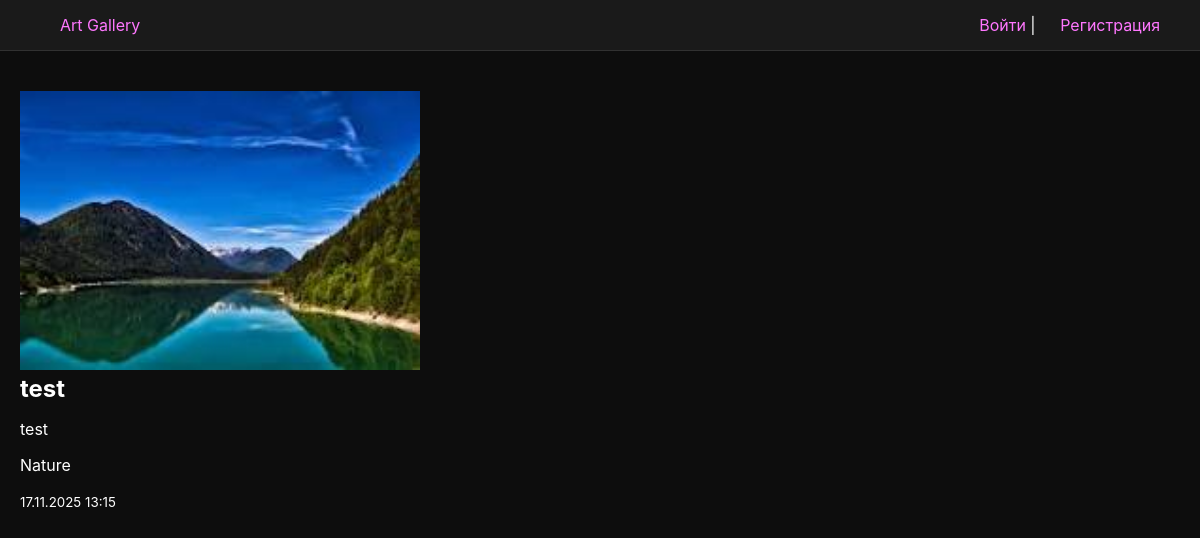
Page /picture_detail/2 on the committed database.
### gallery/models.py (models this page shows, shortened)
class Pictures(models.Model):
    title = models.CharField(max_length=200)
    description = models.TextField()
    category = models.ForeignKey(Category, on_delete=models.CASCADE)
    created_at= models.DateTimeField(auto_now_add=True)
    image=models.ImageField(upload_to='images/')
    user=models.ForeignKey(settings.AUTH_USER_MODEL,on_delete=models.CASCADE)

class Category(models.Model):
    name=models.CharField(max_length=100)
    def __str__(self):
        return self.name

### gallery/views.py (the view)
# urls.py: path('picture_detail/<int:pk>',views.picture_detail,name='picture_detail'),
def picture_detail(request, pk):
    picture= Pictures.objects.get(pk=pk)
    return render(request, 'gallery/picture_detail.html', {'picture':picture})

### gallery/templates/gallery/picture_detail.html
{% extends 'gallery/base.html' %}
{% block content %}
{% if picture.image %}
    <img src="{{ picture.image.url }}" alt="{{ picture.title }}" width="400">
{% endif %}
<h2>{{ picture.title }}</h2>
<p>{{  picture.description }}</p>
<p>{{ picture.category }}</p>
<small>{{ picture.created_at|date:"d.m.Y H:i" }}</small>
{% endblock content %}

### gallery/templates/gallery/base.html (style rules this page uses)
body { margin:0; font-family:"Inter", sans-serif; background:#0d0d0d; color:white; }
h1,h2,h3 { margin:0 0 15px 0; }

### rows in the picture
Pictures: image (picture), title "test", description "test", category "Nature", created_at "17.11.2025 13:15"
